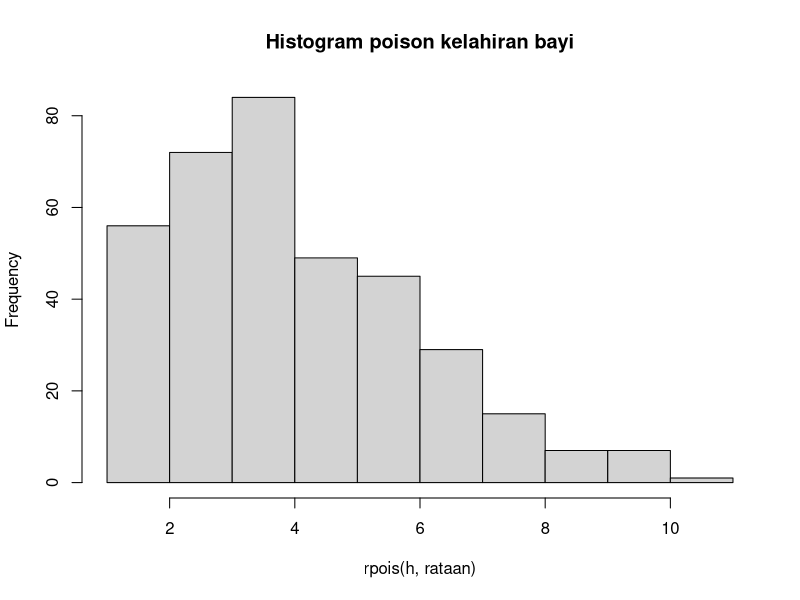

Here is the R script that generated this plot: (Note: this script raises an error after producing the figure.)
# Soal 3

# Bagian (a)
rataan <- 4.5
n <- 6

dpois(n,rataan)

# Bagian (b)
set.seed(0)
h=365
hist(rpois(h,rataan),main="Histogram poison kelahiran bayi")

#Bagian (c)
# Bisa di badingkan pada hasil angka (a) dan grafik (b) bahwa
# 0.1281201 x 365 mendekati/ sama dengan grafik



# Bagian (b)
rataan
varians
